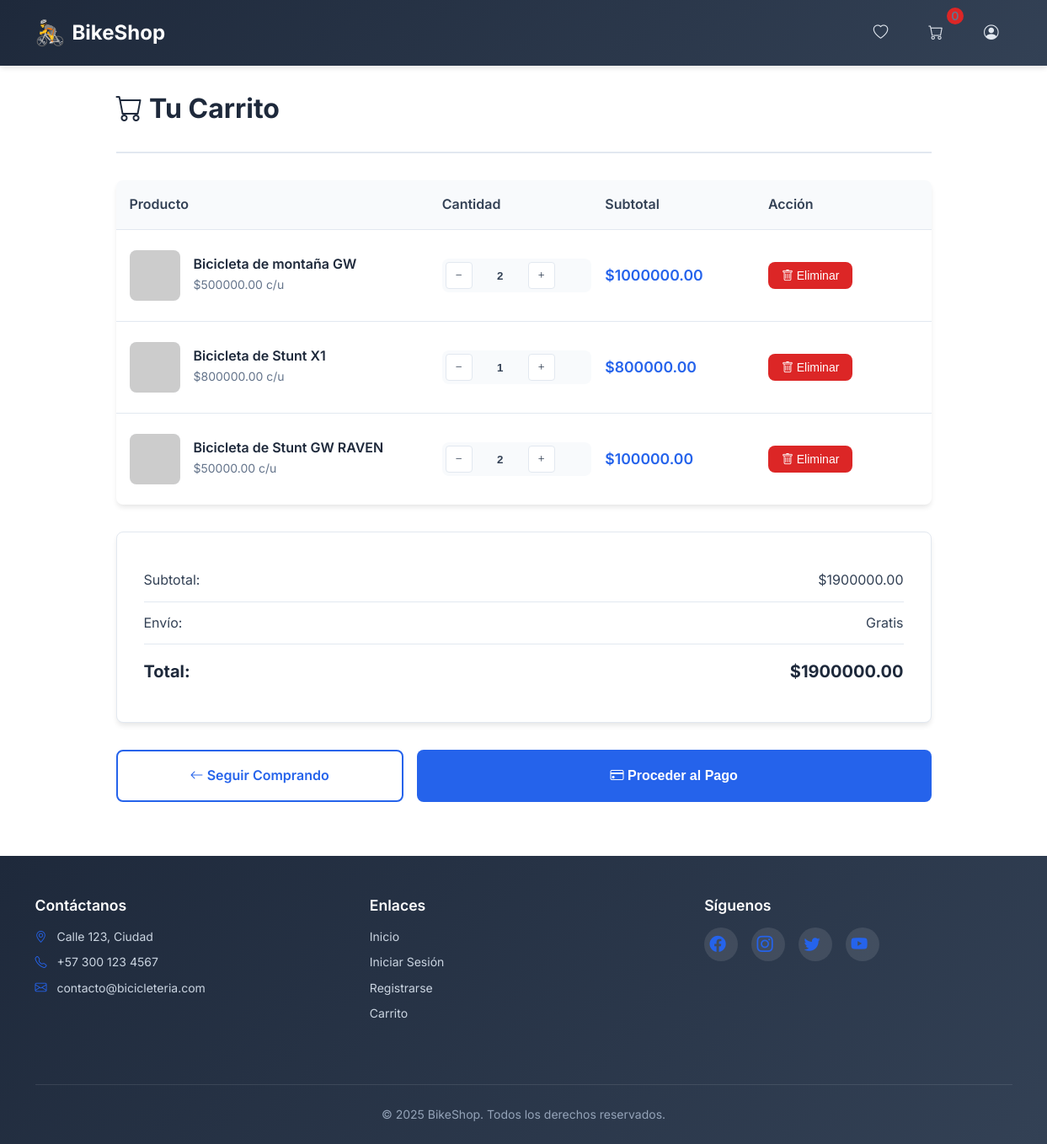
/cart/cart (signed in), run on the app's committed database.
### models/product.py (models this page shows, shortened)
class Product(db.Model):
    __tablename__ = 'productos'
    id = db.Column(db.Integer, primary_key=True)
    nombre = db.Column(db.String(100), nullable=False)
    descripcion = db.Column(db.String(255))
    precio = db.Column(db.Float, nullable=False)
    stock = db.Column(db.Integer, nullable=False)
    url_imagen = db.Column(db.String(255))
    subcategoria_id = db.Column(db.Integer, db.ForeignKey('subcategorias.id'), nullable=False)
    subcategoria = db.relationship('Subcategoria', back_populates='productos')

### routes/cart.py (the view)
@cart_bp.route('/cart')
@login_required
def cart():
    cart_items = Cart.query.filter_by(user_id=current_user.id).all()
    products_in_cart = []
    total = 0
    for item in cart_items:
        product = Product.query.get(item.product_id)
        if product:
            products_in_cart.append({
                'id': item.id,  # ID del ítem del carrito
                'product': product,
                'quantity': item.quantity,
                'subtotal': product.precio * item.quantity
            })
            total += product.precio * item.quantity
    return render_template('carrito.html', cart_items=products_in_cart, total=total)

### app.py (called while the page is built)
@login_manager.user_loader
def load_user(user_id):
    return db.session.get(User, int(user_id))

### templates/carrito.html (shortened to what this page needs)
{% extends 'base.html' %}
{% block content %}
<div class="cart-container">
    <div class="cart-header">
        <h2 class="cart-title">
            <i class="bi bi-cart"></i> Tu Carrito
        </h2>
        {% if cart_items %}
            <div class="cart-count">{{ cart_items|length }} productos</div>
        {% endif %}
    </div>
    {% if cart_items %}
        <div class="cart-table">
            <div class="cart-table-header">
                <div class="cart-table-header-row">
                    <div>Producto</div>
                    <div>Cantidad</div>
                    <div>Subtotal</div>
                    <div>Acción</div>
                </div>
            </div>
            {% for item in cart_items %}
                <div class="cart-item">
                    <div class="cart-item-row">
                        <div class="cart-item-product">
                            {% if item.product.url_imagen %}
                                <img src="{{ item.product.url_imagen }}" class="cart-item-image" alt="{{ item.product.nombre }}">
                            {% else %}
                                <img src="/static/images/placeholder.png" class="cart-item-image" alt="Sin imagen">
                            {% endif %}
                            <div class="cart-item-info">
                                <h4>{{ item.product.nombre }}</h4>
                                <p>${{ "%.2f"|format(item.product.precio) }} c/u</p>
                            </div>
                        </div>
                        <div class="quantity-controls">
                            <button type="button" class="quantity-btn decrease-quantity-btn" data-cart-item-id="{{ item.id }}">
                                <i class="bi bi-dash"></i>
                            </button>
                            <input type="text" class="quantity-input" value="{{ item.quantity }}" readonly>
                            <button type="button" class="quantity-btn increase-quantity-btn" data-cart-item-id="{{ item.id }}">
                                <i class="bi bi-plus"></i>
                            </button>
                        </div>
                        <div class="cart-item-price">
                            ${{ "%.2f"|format(item.subtotal) }}
                        </div>
                        <div>
                            <button type="button" class="remove-btn" data-cart-item-id="{{ item.id }}">
                                <i class="bi bi-trash"></i> Eliminar
                            </button>
                        </div>
                    </div>
                </div>
            {% endfor %}
        </div>
        <div class="cart-summary">
            <div class="cart-summary-row">
                <span>Subtotal:</span>
                <span>${{ "%.2f"|format(total) }}</span>
            </div>
            <div class="cart-summary-row">
                <span>Envío:</span>
                <span>Gratis</span>
            </div>
            <div class="cart-summary-row">
                <span>Total:</span>
                <span>${{ "%.2f"|format(total) }}</span>
            </div>
        </div>
        <div class="cart-actions">
            <a href="{{ url_for('index') }}" class="continue-shopping">
                <i class="bi bi-arrow-left"></i> Seguir Comprando
            </a>
            <button type="button" class="checkout-btn">
                <i class="bi bi-credit-card"></i> Proceder al Pago
            </button>
        </div>
    {% endif %}
</div>
{% endblock %}

### static/css/main.css (style rules this page uses)
:root { --primary-color: #2563eb; --primary-hover: #1d4ed8; --secondary-color: #64748b; --success-color: #059669; --danger-color: #dc2626; --warning-color: #d97706; --dark-color: #1e293b; --light-color: #f8fafc; --border-color: #e2e8f0; --text-color: #334155; --text-muted: #64748b; --shadow: 0 4px 6px -1px rgba(0, 0, 0, 0.1); --shadow-lg: 0 10px 15px -3px rgba(0, 0, 0, 0.1); --border-radius: 8px; --transition: all 0.3s ease; }
* { margin: 0; padding: 0; box-sizing: border-box; }
body { font-family: 'Inter', -apple-system, BlinkMacSystemFont, 'Segoe UI', Roboto, sans-serif; line-height: 1.6; color: var(--text-color); background-color: #ffffff; }
h1, h2, h3, h4, h5, h6 { font-weight: 600; line-height: 1.2; margin-bottom: 1rem; }
h2 { font-size: 2rem; }
p { margin-bottom: 1rem; }
a { color: var(--primary-color); text-decoration: none; transition: var(--transition); }

### static/css/header.css (style rules this page uses)
.cart-count { position: absolute; top: -8px; right: -8px; background-color: var(--danger-color); color: white; border-radius: 50%; width: 20px; height: 20px; display: flex; align-items: center; justify-content: center; font-size: 0.75rem; font-weight: 600; }

### data on the page
Product: product.nombre "Bicicleta de montaña GW", product.precio "500000.00"
Product: product.nombre "Bicicleta de Stunt X1", product.precio "800000.00"
Product: product.nombre "Bicicleta de Stunt GW RAVEN", product.precio "50000.00"

### other printed values
{{ "%.2f"|format(item.subtotal) }} "1000000.00" "800000.00" "100000.00"
{{ "%.2f"|format(total) }} "1900000.00"
